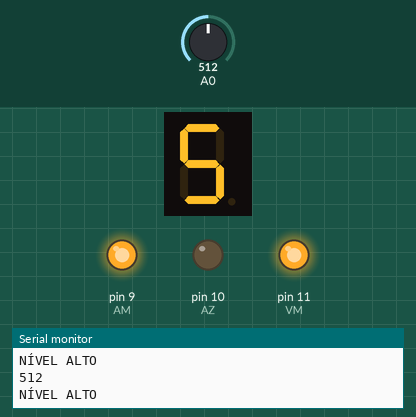
Simulated run of this sketch. Board: Arduino Uno, built with avr-gcc and run on an emulated ATmega328P. On the bench: 1-digit seven-segment display, output pins drawn as LEDs (lit = HIGH), the last lines printed to the serial monitor. Wiring (inferred from the names in the program): 1-digit 7-segment display, segments lit when HIGH: segments pin 2, pin 3, pin 4, pin 5, pin 6, pin 7, pin 8. The inputs (shaded band) are chosen by the test bench; at power-on: A0 = 512. The segment pins are drawn as the display they are named for; pins used as bus, display or sensor lines are not drawn.

Above: at 1.2 s.
1.3 s: A0 set to 416
At 1.7 s:
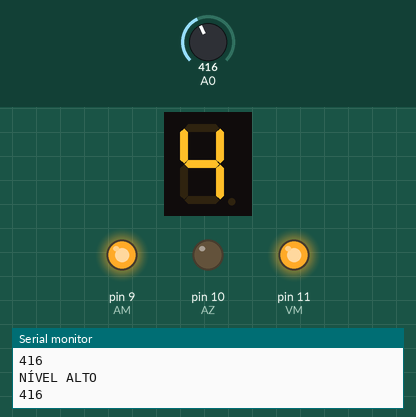
2.8 s: A0 set to 387
At 4.0 s:
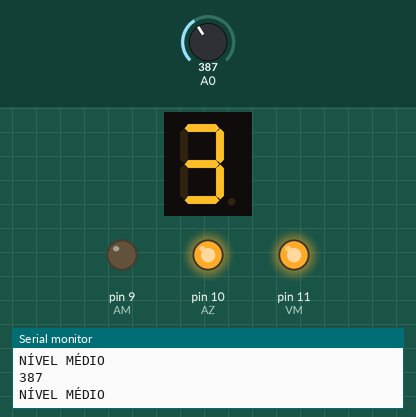
4.3 s: A0 set to 310
7.3 s: A0 set to 284
At 8.4 s:
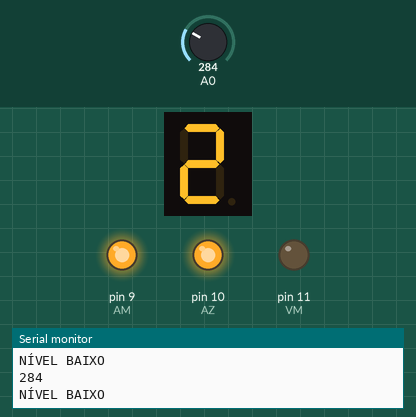
Timing chart, 0 to 9.9 s (numbered marks = the images above; inputs shaded):
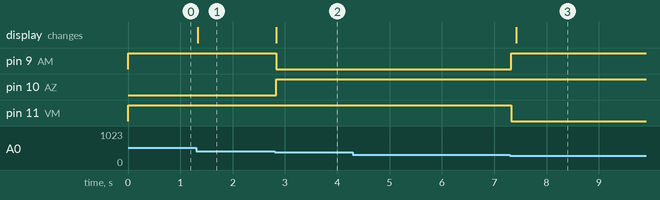

Measured:
- the behaviour switches between 401 and 400 on A0 (found by bisection; images 1 and 2)
- the behaviour switches between 301 and 300 on A0 (found by bisection; images 2 and 3)
- after the input at 1.3 s, the display: changes at once (image 1)
- after the input at 2.8 s, pin 9 (AM): HIGH → LOW at once; pin 10 (AZ): LOW → HIGH at once; the display: changes at once (image 2)
- after the input at 7.3 s, pin 9 (AM): LOW → HIGH at once; pin 11 (VM): HIGH → LOW at once; the display: changes after 0.12 s (image 3)

The sketch:

sensorDeNivel.ino
```cpp
const int A = 2; // Primeiramente setamos os 7 pinos dos segmentos
const int B = 3;
const int C = 4;
const int D = 5;
const int E = 6;
const int F = 7;
const int G = 8;


int VM=11;
int AM=9;
int AZ=10;

const int l = 1, d = 0;

void setup () {
  pinMode(A, OUTPUT); // seta todos as portas que estão os leds do display como saída
  pinMode(B, OUTPUT);
  pinMode(C, OUTPUT);
  pinMode(D, OUTPUT);
  pinMode(E, OUTPUT);
  pinMode(F, OUTPUT);
  pinMode(G, OUTPUT);
  pinMode (VM,OUTPUT);
  pinMode (AM,OUTPUT);
  pinMode (AZ,OUTPUT);
  Serial.begin (9600);
  Serial.println("Configurando... ");
  Serial.println("MEDIAÇÃO DO NÍVEL DE ÁGUA");
}

void zero(){
  digitalWrite(A, l); //acende os leds que representam o número 0
  digitalWrite(B, l);
  digitalWrite(C, l);
  digitalWrite(D, l);
  digitalWrite(E, l);
  digitalWrite(F, l);
  digitalWrite(G, d);
  }

void um(){
  digitalWrite(A, d); //acende os leds que representam o número 1
  digitalWrite(B, l);
  digitalWrite(C, l);
  digitalWrite(D, d);
  digitalWrite(E, d);
  digitalWrite(F, d);
  digitalWrite(G, d);
  }

void dois(){
  digitalWrite(A, l); //acende os leds que representam o número 2
  digitalWrite(B, l);
  digitalWrite(C, d);
  digitalWrite(D, l);
  digitalWrite(E, l);
  digitalWrite(F, d);
  digitalWrite(G, l);
  }

void tres(){
  digitalWrite(A, l); //acende os leds que representam o número 3
  digitalWrite(B, l);
  digitalWrite(C, l);
  digitalWrite(D, l);
  digitalWrite(E, d);
  digitalWrite(F, d);
  digitalWrite(G, l);
  }

void quatro(){
  digitalWrite(A, d); //acende os leds que representam o número 4
  digitalWrite(B, l);
  digitalWrite(C, l);
  digitalWrite(D, d);
  digitalWrite(E, d);
  digitalWrite(F, l);
  digitalWrite(G, l);
  }

void cinco(){
  digitalWrite(A, l); //acende os leds que representam o número 5
  digitalWrite(B, d);
  digitalWrite(C, l);
  digitalWrite(D, l);
  digitalWrite(E, d);
  digitalWrite(F, l);
  digitalWrite(G, l);
  }

void seis(){
  digitalWrite(A, d); //acende os leds que representam o número 6
  digitalWrite(B, d);
  digitalWrite(C, l);
  digitalWrite(D, l);
  digitalWrite(E, l);
  digitalWrite(F, l);
  digitalWrite(G, l);
  }


void loop() {
  int valor = analogRead(A0);
  Serial.println(valor);
  if (valor > 400) {
    Serial.println("NÍVEL ALTO");
    digitalWrite(AZ, LOW);
    digitalWrite(AM, HIGH);
    digitalWrite(VM, HIGH);
    }
  else if ((valor > 300) and (valor <= 400)) {
    Serial.println("NÍVEL MÉDIO");
    digitalWrite(AM, LOW);
    digitalWrite(VM, HIGH);
    digitalWrite(AZ, HIGH);
    }
  else if(valor <= 300){
    Serial.println("NÍVEL BAIXO");
    digitalWrite(VM, LOW);
    digitalWrite(AZ, HIGH);
    digitalWrite(AM ,HIGH);
    delay(100);
    }
  if(valor < 100){
    zero();
    }
  if((valor >= 100) and (valor < 200)){
    um();
    }
  if((valor >= 200) and (valor < 300)){
    dois();
  }
  if((valor >= 300) and (valor < 400)){
    tres();
  }
  if((valor >= 400) and (valor < 500)){
    quatro();
  }
  if((valor >= 500) and (valor < 600)){
    cinco();
    }
  if((valor >= 600) and (valor < 700)){
    seis();
  }
}
```
